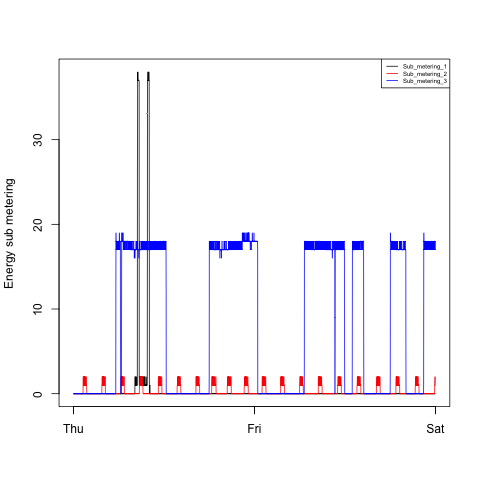

This figure's R source:
# plot3.R

# source the R script to read the data if 'processed' data frame
# is nonexistent

read_power_data_file <- "readElectricalPowerData.R"
if (!exists("processed") && !is.data.frame(("processed"))) {
	source(read_power_data_file)
}

source("plotFunctions.R")

png(filename = "plot3.png",
    width = 480,
    height = 480,
    units = "px")

plotSubMetering()

dev.off()